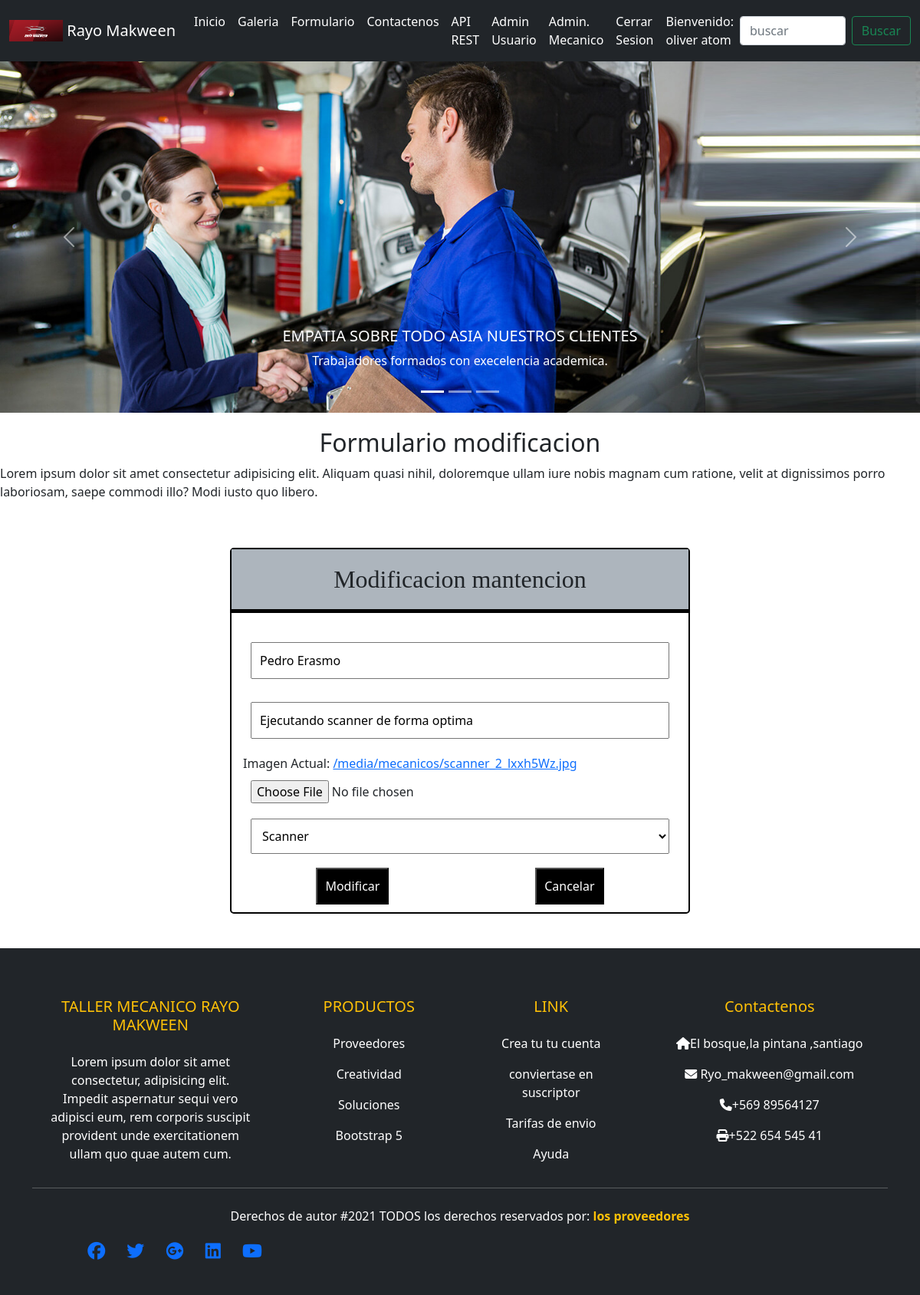
The app's page /buscar_modificar/Pedro Erasmo/ (signed in), older data.
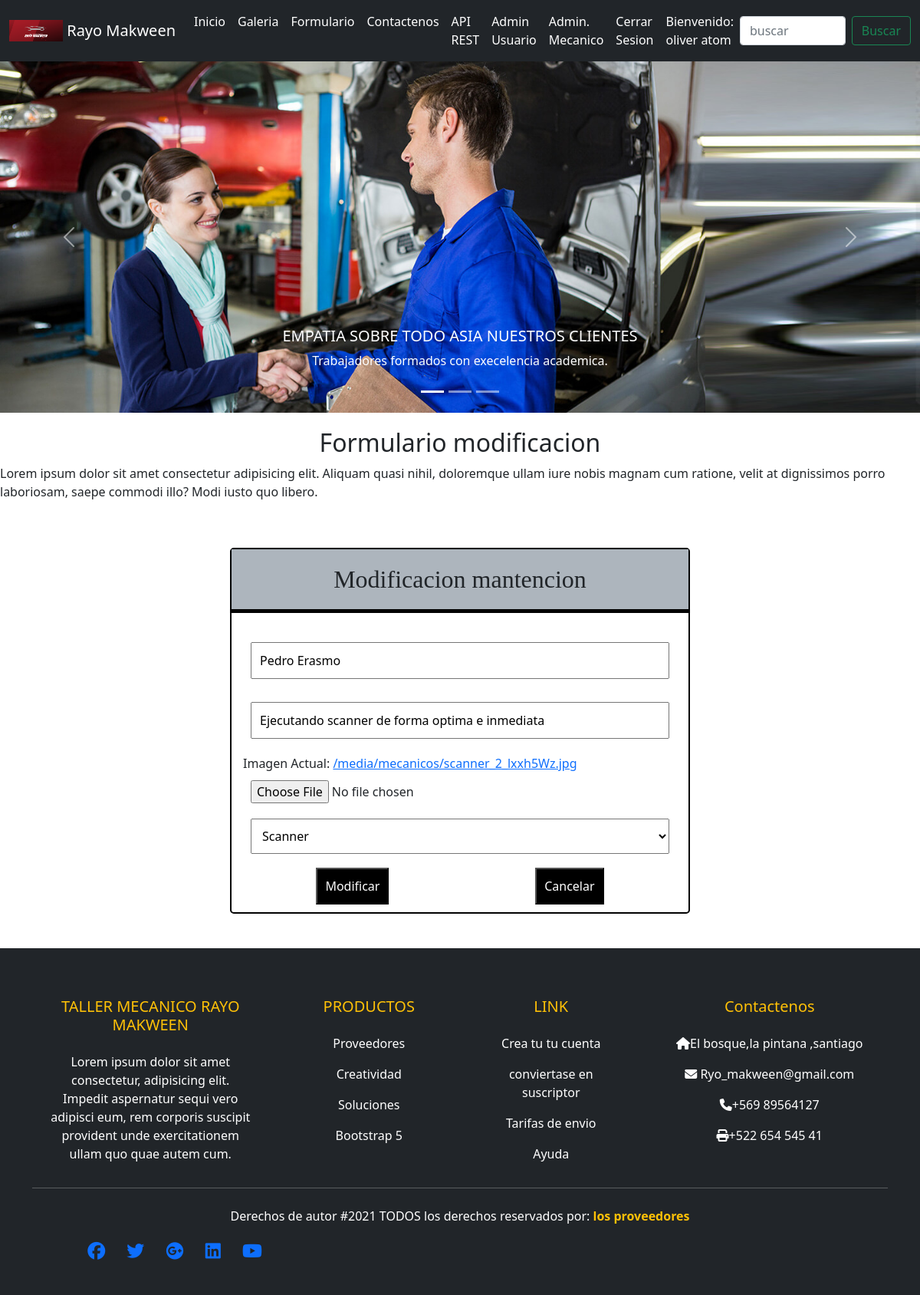
The same page, newer data.
### webRayoMakween/models.py (models this page shows, shortened)
class Mecanico(models.Model):
    nombre = models.CharField(primary_key=True,max_length=25)
    descripcion = models.TextField()
    imagen = models.ImageField(upload_to='mecanicos',default='mecanicos/no_hay_imagen.jpg')
    categoria = models.ForeignKey(Categoria,on_delete=models.CASCADE)
    publicar = models.BooleanField(default=False)
    comentario = models.TextField(default='--')
    usuario = models.CharField(max_length=45,default='--')
    dueno = models.CharField(max_length=45,default='--')

### webRayoMakween/views.py (the view)
# urls.py: path('buscar_modificar/<id>/',buscar_modificar,name='BUSCARM'),
@login_required(login_url= '/login/')
@permission_required('webRayoMakween.view_mecanico', login_url='/login/')
def buscar_modificar(request,id):
    mensaje =''
    try:
        mec = Mecanico.objects.get(nombre=id)
        categorias = Categoria.objects.all()  #ES LO MISMO QUE SELECT * FROM CATEGORIA
        datos = {"cate": categorias,"mecanico":mec}
        return render(request,"modificar.html",datos)
    except:
        mensaje = "No existe mantencion"
    categorias = Categoria.objects.all()  #ES LO MISMO QUE SELECT * FROM CATEGORIA
    mecanicos = Mecanico.objects.filter(usuario=request.user.username)
    datos = {"cate": categorias,"mensaje":mensaje,"mecanicos":mecanicos}
    return render(request,"registro.html",datos)

### webRayoMakween/templates/modificar.html (shortened to what this page needs)
{% extends "base.html" %}
{% load static %}
{% block css %}
<link rel="stylesheet" href="{% static 'css/formulario.css' %}">
<link href="https://cdn.jsdelivr.net/npm/bootstrap@5.0.2/dist/css/bootstrap.min.css" rel="stylesheet"
>
{% endblock css %}
{% block contenido %}
<section id="bienvenida">
  <h2 style="text-align: center; margin-top: 20px;">Formulario modificacion</h2>
  <p>Lorem ipsum dolor sit amet consectetur adipisicing elit. Aliquam quasi nihil, doloremque ullam iure nobis magnam
    cum ratione, velit at dignissimos porro laboriosam, saepe commodi illo? Modi iusto quo libero.</p>
</section>
<section id="formulario">
  <form class="form-registro" action="{% url 'MODIFICAR' %}" enctype="multipart/form-data" method="post"
    onsubmit="return validarFormulario()">
    <h2 class="form-titulo">Modificacion mantencion</h2>
    <div class="contenedor-input">
      <input class="col-g" style="margin-bottom: 30px; margin-top: 20px; margin-left: 10px; margin-right: 10px;"
        type="text" name="txtNombre" id="txtNombre" placeholder="nombre" minlength="3" value="{{mecanico.nombre}}">
      <input class="col-g" style="margin-bottom: 20px; margin-left: 10px; margin-right: 10px;" type="text"
        name="txtDesc" id="txtDesc" placeholder="desc" required value="{{mecanico.descripcion}}">
      <div>Imagen Actual: <a href="{{mecanico.imagen.url}}">{{mecanico.imagen.url}}</a></div>
      <input class="col-g" type="file" name="txtImg" id="txtImg">
      <select class="col-g" style="margin: 10px; padding: 10px;" name="cboCategoria" id="cboCategoria">
        {% for reg in cate %}
            {% if reg.nombre == mecanico.categoria.nombre %}
                <option selected>{{reg.nombre}}</option>
            {% else %}
                <option>{{reg.nombre}}</option>
            {% endif %}
        {% endfor %}
      </select>
      <input class="btn-registrar" type="submit" value="Modificar">
      <input class="btn-registrar" type="button" value="Cancelar">
    </div>
  </form>
</section>
{% endblock contenido %}

Row changes from the older to the newer data that the page shows:
changed Mecanico "/media/mecanicos/scanner_2_lxxh5Wz.jpg": txtDesc "Ejecutando scanner de forma optima" → "Ejecutando scanner de forma optima e inmediata"
